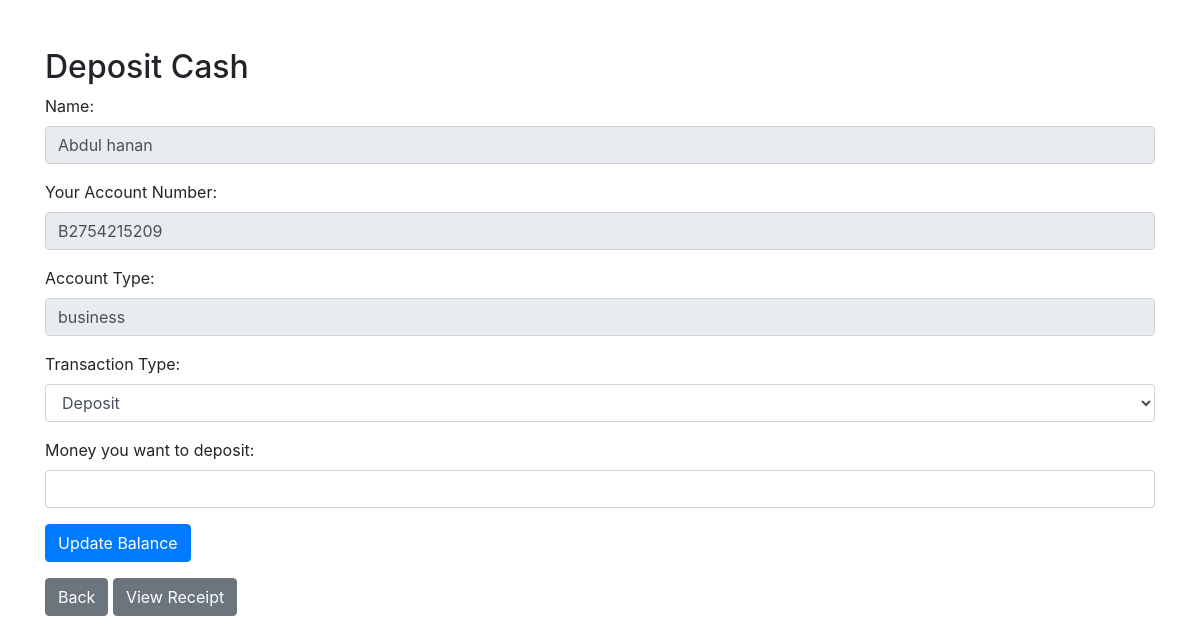
The app's page /deposit_cash.php (signed in) with its own data.
### tables this page shows
CREATE TABLE `users` (
  `id` int(11) NOT NULL,
  `name` varchar(255) NOT NULL,
  `father_name` varchar(255) NOT NULL,
  `address` text NOT NULL,
  `mobile_number` varchar(20) NOT NULL,
  `email` varchar(255) NOT NULL,
  `password` varchar(255) NOT NULL,
  `balance` double NOT NULL DEFAULT 0,
  `account_type` varchar(50) NOT NULL,
  `account_number` varchar(50) NOT NULL,
  `bank_name` varchar(255) NOT NULL,
  `created_at` timestamp NOT NULL DEFAULT current_timestamp()
);

### deposit_cash.php (the view, shortened to what this page needs)
<?php
include "db_connection.php";
$email = $_SESSION['email'];
$stmt = $conn->prepare("SELECT name, account_number, account_type, balance FROM users WHERE email = ?");
$stmt->bind_param("s", $email);
$stmt->execute();
$stmt->bind_result($name, $account_number, $account_type, $balance);
?>
<!DOCTYPE html>
<html lang="en">
<head>
    <link href="https://stackpath.bootstrapcdn.com/bootstrap/4.5.2/css/bootstrap.min.css" rel="stylesheet">
</head>
<body>
    <div class="container mt-5">
        <h2>Deposit Cash</h2>
        <form action="" method="post">
            <div class="form-group">
                <label for="name">Name:</label>
                <input type="text" class="form-control" id="name" value="<?php echo htmlspecialchars($name); ?>" readonly>
            </div>
            <div class="form-group">
                <label for="account_number">Your Account Number:</label>
                <input type="text" class="form-control" id="account_number" value="<?php echo htmlspecialchars($account_number); ?>" readonly>
            </div>
            <div class="form-group">
                <label for="account_type">Account Type:</label>
                <input type="text" class="form-control" id="account_type" value="<?php echo htmlspecialchars($account_type); ?>" readonly>
            </div>
            <div class="form-group">
                <label for="transaction_type">Transaction Type:</label>
                <select class="form-control" id="transaction_type" name="transaction_type" required>
                    <option value="Deposit">Deposit</option>
                </select>
            </div>
            <div class="form-group">
                <label for="transaction_amount">Money you want to deposit:</label>
                <input type="number" class="form-control" id="transaction_amount" name="transaction_amount" step="0.01" required>
            </div>
            <button type="submit" class="btn btn-primary">Update Balance</button>
        </form>
        <a href="transactions.php" class="btn btn-secondary mt-3">Back</a>
        <a href="receipt.php" class="btn btn-secondary mt-3">View Receipt</a>
    </div>
</body>
</html>

### records on screen
users: name "Abdul hanan", account_number "B2754215209", account_type "business"
